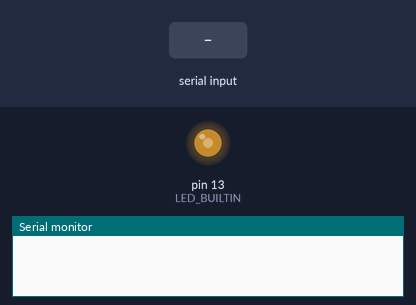
Bench run of a sketch on a simulated Arduino Uno, built with avr-gcc and run on an emulated ATmega328P. Parts: output pins drawn as LEDs (lit = HIGH), the last lines printed to the serial monitor. The inputs (shaded band) are chosen by the test bench. EEPROM starts erased.

Above: at 1.2 s.
1.3 s: "90,45\n" received over Serial
At 4.27 s:
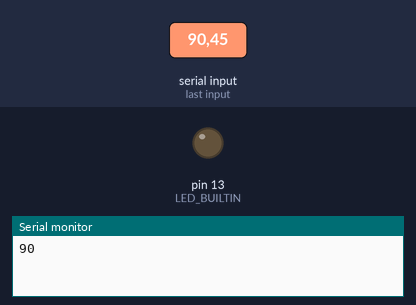
4.3 s: "5\n" received over Serial
7.3 s: byte 115 ('s') received over Serial
10.3 s: "s,45\n" received over Serial
At 10.6 s:
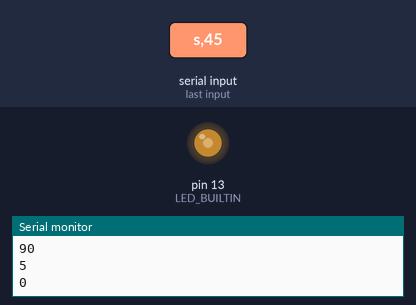
11.8 s: "30,150\n" received over Serial
At 14.2 s:
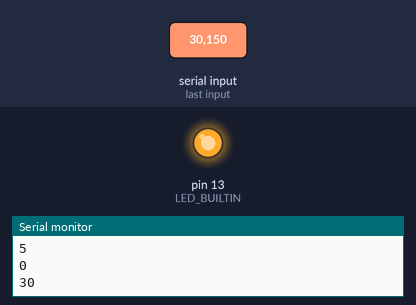
14.8 s: "0\n" received over Serial
Timing chart, 0 to 17.3 s (numbered marks = the images above; inputs shaded):
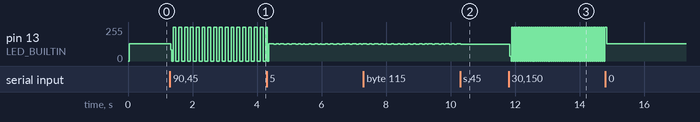

Measured:
- after the input at 1.3 s, pin 13 (LED_BUILTIN): 128/255 → 83/255 at once, then moves between 0/255 and 255/255, repeating every 0.36 s
- after the input at 10.3 s, pin 13 (LED_BUILTIN): goes on until 10.3 s, then stays 124/255
- after the input at 11.8 s, pin 13 (LED_BUILTIN): 124/255 → 35/255 at once, then repeats every 0.05 s: 0/255 0.02 s, 255/255 0.03 s

The sketch:

eeprom-example.ino
```cpp
#include <EEPROM.h>

void erase(void) {
  for (int i = 0 ; i < EEPROM.length() ; i++)
    EEPROM.write(i, 0);
}

void writeIntIntoEEPROM(int address, int number)
{
  byte byte1 = number >> 8;
  byte byte2 = number & 0xFF;
  EEPROM.write(address, byte1);
  EEPROM.write(address + 1, byte2);
}

int readIntFromEEPROM(int address)
{
  byte byte1 = EEPROM.read(address);
  byte byte2 = EEPROM.read(address + 1);
  return (byte1 << 8) + byte2;
}

int startTime;
int led_on;
int blink_time;
String buffer;

// the setup function runs once when you press reset or power the board
void setup() {
  // initialize digital pin LED_BUILTIN as an output.
  pinMode(LED_BUILTIN, OUTPUT);
  Serial.begin(9600);

  blink_time = readIntFromEEPROM(0); //1000;
  startTime = millis();
  led_on = 0;
}

// the loop function runs over and over again forever
void loop() {
  int currentMillis = millis();
  if ((currentMillis - startTime) >= blink_time) {
    if (led_on == 0) {
      digitalWrite(LED_BUILTIN, HIGH);   // turn the LED on (HIGH is the voltage level)
      led_on = 1;
    }
    else {
      digitalWrite(LED_BUILTIN, LOW);    // turn the LED off by making the voltage LOW
      led_on = 0;
    }
    startTime = currentMillis;
  }
  if (Serial.available()) {
    char inByte = Serial.read();
    if (inByte == 's') {
      writeIntIntoEEPROM(0, blink_time);
    }
    else if (inByte != '\n') {
      buffer += inByte;
    }
    else {
      blink_time = buffer.toInt();
      buffer = "";
      Serial.println(blink_time);
    }
  }
}
```
